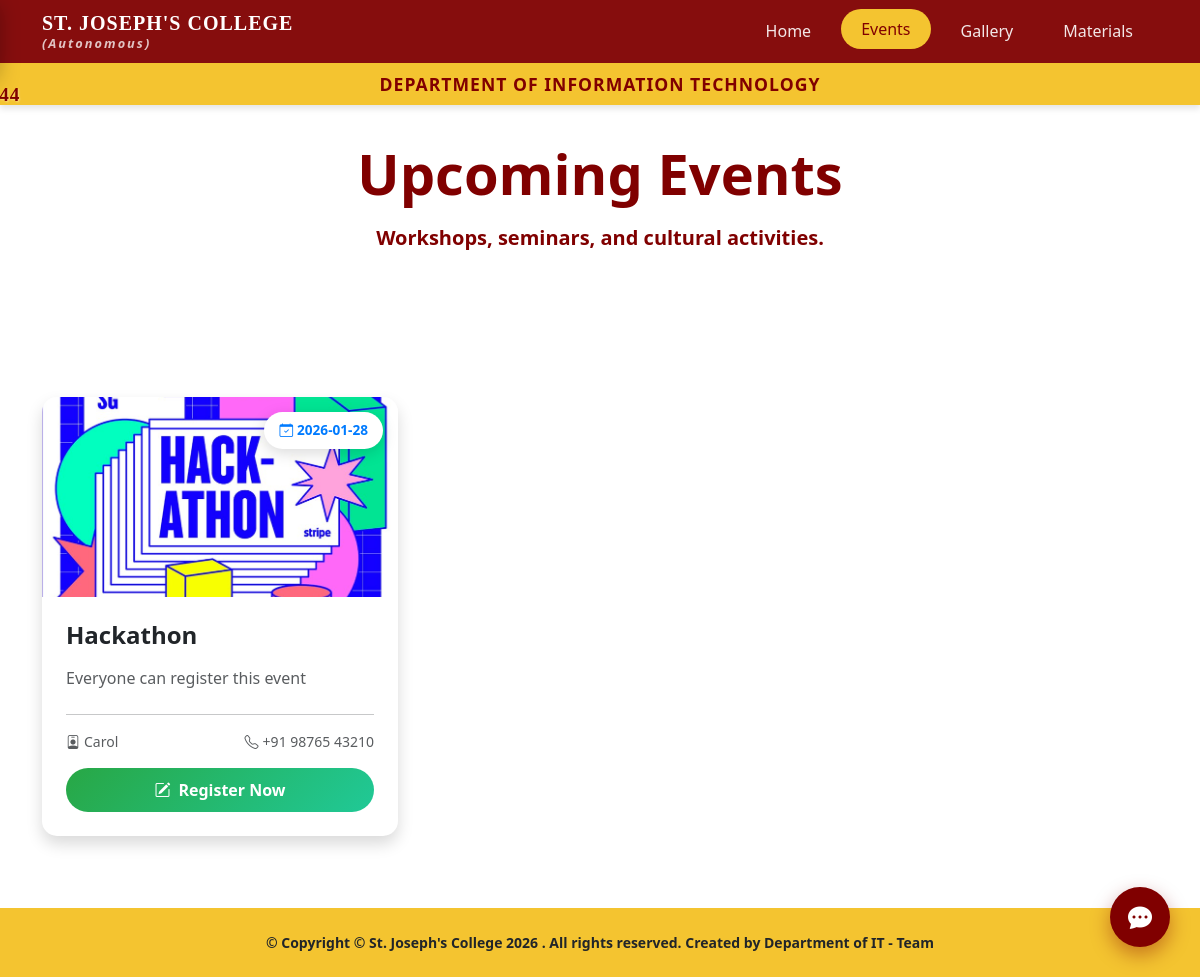
The app's page /events with its own data.
### tables this page shows
CREATE TABLE events (
                id INTEGER PRIMARY KEY AUTOINCREMENT,
                title TEXT NOT NULL,
                description TEXT,
                event_date TEXT NOT NULL,
                event_manager TEXT,
                contact_number TEXT,
                image_file TEXT,
                created_at TIMESTAMP DEFAULT CURRENT_TIMESTAMP
            );

### app.py (the view)
@app.route('/events')
def events():
    conn = get_db_connection()
    events = conn.execute('SELECT * FROM events ORDER BY event_date DESC').fetchall()
    conn.close()
    return render_template('events.html', events=events)

### app.py (called while the page is built)
def get_db_connection():
    conn = sqlite3.connect(DB_PATH)
    conn.row_factory = sqlite3.Row
    return conn

### templates/events.html (shortened to what this page needs)
{% extends 'base.html' %}
{% block content %}
<div class="page-header-bg text-center"
    style="background: #FFFFFF !important; color: #800000 !important; box-shadow: none !important; border-radius: 0 !important; border: none !important; outline: none !important;">
    <div class="container position-relative z-1">
        <h1 class="display-4 fw-bold mb-3" data-aos="fade-down" style="color: #800000;">Upcoming Events</h1>
        <p class="lead opacity-100 fw-bold" data-aos="fade-up" data-aos-delay="100">Workshops, seminars, and cultural
            activities.</p>
    </div>
</div>
<div class="container py-5 position-relative z-2">
    <div class="row">
        {% for event in events %}
        <div class="col-lg-4 col-md-6 mb-4" data-aos="fade-up" data-aos-delay="{{ loop.index * 50 }}">
            <div class="card h-100 shadow border-0 hover-card position-relative"
                style="border-radius: 15px; overflow: hidden;">
                <div class="event-date-badge">
                    <i class="bi bi-calendar-check me-1"></i>{{ event.event_date }}
                </div>
                <div class="card-img-wrapper">
                    {% if event.image_file %}
                    <a href="{{ url_for('static', filename='uploads/' + event.image_file) }}" target="_blank">
                        <img src="{{ url_for('static', filename='uploads/' + event.image_file) }}"
                            class="card-img-top event-image" alt="{{ event.title }}" loading="lazy">
                    </a>
                    {% else %}
                    <div class="bg-light d-flex align-items-center justify-content-center event-image">
                        <i class="bi bi-calendar-event text-secondary display-4"></i>
                    </div>
                    {% endif %}
                </div>
                <div class="card-body p-4">
                    <h4 class="card-title fw-bold mb-3">{{ event.title }}</h4>
                    <p class="card-text text-muted mb-4">{{ event.description[:120] }}</p>
                    <hr class="my-3">
                    <div class="d-flex justify-content-between text-muted small mb-3">
                        <span><i class="bi bi-person-badge me-1"></i>{{ event.event_manager }}</span>
                        <span><i class="bi bi-telephone me-1"></i>{{ event.contact_number }}</span>
                    </div>
                    <a href="{{ url_for('register_event', event_id=event.id) }}" class="btn btn-register w-100">
                        <i class="bi bi-pencil-square me-2"></i>Register Now
                    </a>
                </div>
            </div>
        </div>
        {% else %}
        <div class="col-12 text-center py-5">
            <div class="text-muted opacity-50 mb-3"><i class="bi bi-calendar-x display-1"></i></div>
            <h3>No upcoming events.</h3>
            <p class="text-muted">Check back soon for new events!</p>
        </div>
        {% endfor %}
    </div>
</div>
{% endblock %}

### templates/base.html (style rules this page uses)
:root { --bg-primary: #f8f9fa; --bg-secondary: #ffffff; --text-primary: #212529; --text-secondary: #6c757d; --card-bg: #ffffff; --card-shadow: rgba(0, 0, 0, 0.1); --border-color: #e9ecef; --footer-bg: #F4C430; --gradient-start: #007bff; --gradient-end: #6f42c1; }
html { overflow-x: hidden; width: 100%; }
body { font-family: 'Segoe UI', Tahoma, Geneva, Verdana, sans-serif; background-color: var(--bg-primary); color: var(--text-primary); display: flex; flex-direction: column; min-height: 100vh; transition: background-color 0.3s ease, color 0.3s ease; overflow-x: hidden; width: 100%; position: relative; }
.page-header-bg { background: linear-gradient(135deg, var(--gradient-start) 0%, var(--gradient-end) 100%); position: relative; padding: 140px 0 80px 0; color: white; overflow: hidden; border-radius: 0 0 30px 30px; box-shadow: 0 10px 30px var(--card-shadow); margin-bottom: 40px; }
.hover-card { transition: all 0.3s cubic-bezier(0.175, 0.885, 0.32, 1.275); border: none; border-radius: 15px; overflow: hidden; background: var(--card-bg); }

### templates/events.html (style rules this page uses)
body { background-color: #FFFFFF !important; }
.page-header-bg { margin-bottom: 0 !important; }
.hover-card { transition: transform 0.3s, box-shadow 0.3s; background: var(--card-bg, white); }
.event-image { height: 200px; object-fit: cover; transition: transform 0.5s ease; }
.card-img-wrapper { overflow: hidden; }
.btn-register { background: linear-gradient(135deg, #28a745 0%, #20c997 100%); border: none; color: white; font-weight: 600; padding: 10px 25px; border-radius: 50px; transition: all 0.3s ease; }
.event-date-badge { position: absolute; top: 15px; right: 15px; background: white; color: var(--gradient-start, #2575fc); padding: 8px 15px; border-radius: 50px; font-weight: 700; font-size: 0.85rem; box-shadow: 0 4px 15px rgba(0, 0, 0, 0.15); z-index: 5; }

### records on screen
events: event_date "2026-01-28", image_file (picture), title "Hackathon", description "Everyone can register this event", event_manager "Carol", contact_number "+91 98765 43210"
